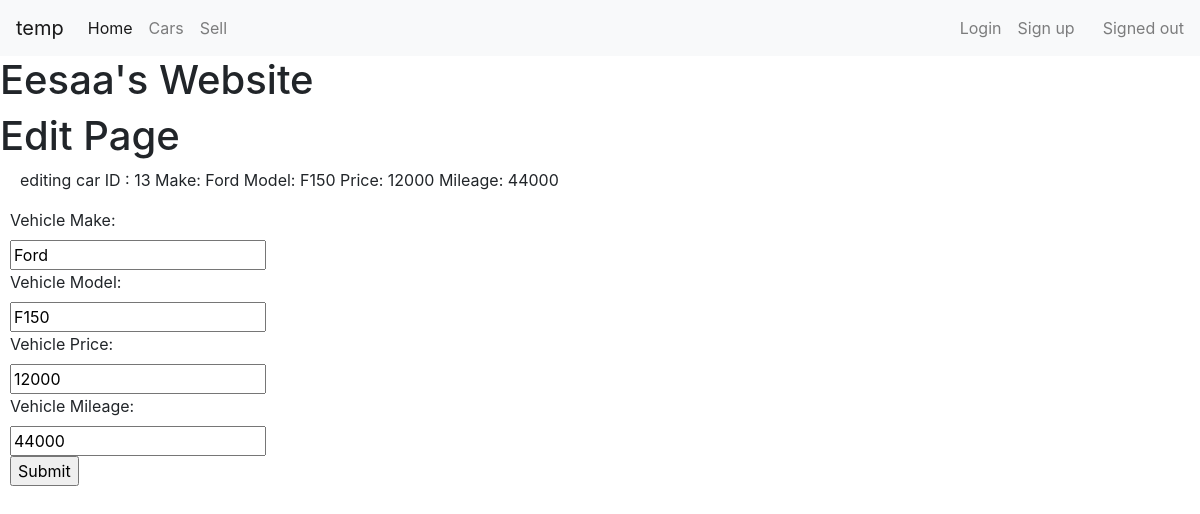
Page /edit/13 on the earlier database version.
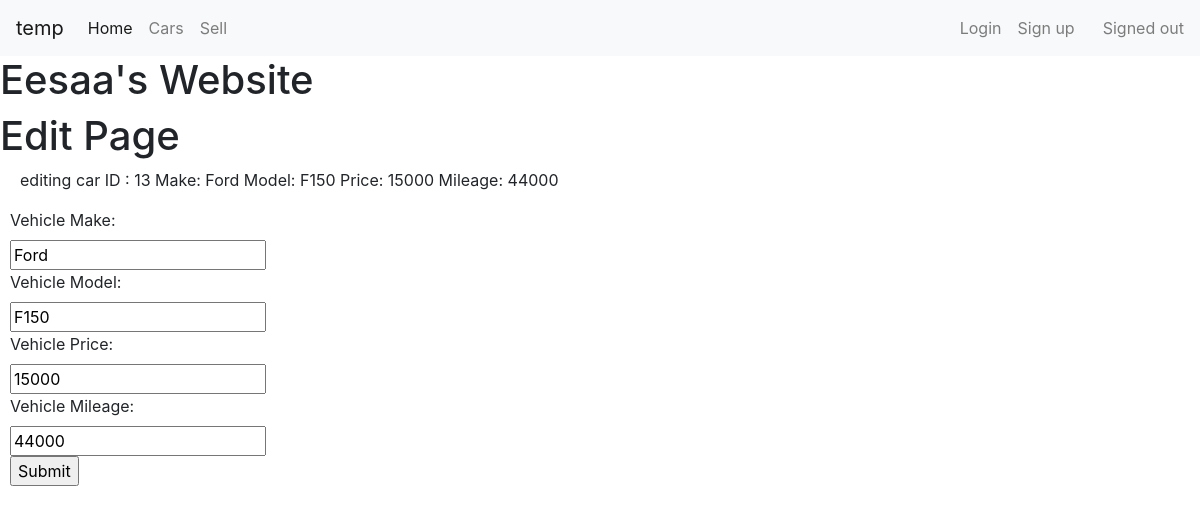
Same page on the later database version.
### app.py (models this page shows)
class CarListing(db.Model):
    id = db.Column(db.Integer, primary_key = True)
    make = db.Column(db.String(30), nullable = False)
    model = db.Column(db.String(30), nullable = False)
    price = db.Column(db.Integer, nullable = False)
    mileage = db.Column(db.Integer, nullable = False)
    def __repr__(self):
        return f"ID : {self.id} Make: {self.make} Model: {self.model} Price: {self.price}  Mileage: {self.mileage}"

### app.py (the view, shortened to what this page needs)
@app.route('/edit/<int:car_id>', methods=['POST','GET'])
def edit_car(car_id):
    old_car_entry = CarListing.query.get(car_id)
    return render_template('edit.html', id = car_id, car=old_car_entry)

### templates/edit.html (shortened to what this page needs)
{% extends "base.html" %}
{% block content%}
<h1>Edit Page</h1>
<p style="margin-left: 20px;">editing car {{car}}</p>
<form method="POST" style="margin-left:10px;">
        <label for="Make">Vehicle Make:</label><br>
        <input type="text" id="Make" name="Make" value="{{car.make}}"></br>
        <label for="Model">Vehicle Model:</label><br>
        <input type="text" id="Model" name="Model" value="{{car.model}}"></br>
        <label for="Price">Vehicle Price:</label><br>
        <input type="text" name=Price id="Price" value="{{car.price}}"></br>
        <label for="Mileage">Vehicle Mileage:</label><br>
        <input type="text" name="Mileage" id="Mileage" value="{{car.mileage}}"></br>
        <input type="submit" value="Submit">
    </form>
{% endblock %}

Differences in the rows shown:
changed CarListing "Ford": id+make+model "ID : 13 Make: Ford Model: F150 Price: 12000 Mileage: 44000" → "ID : 13 Make: Ford Model: F150 Price: 15000 Mileage: 44000"; Price "12000" → "15000"
